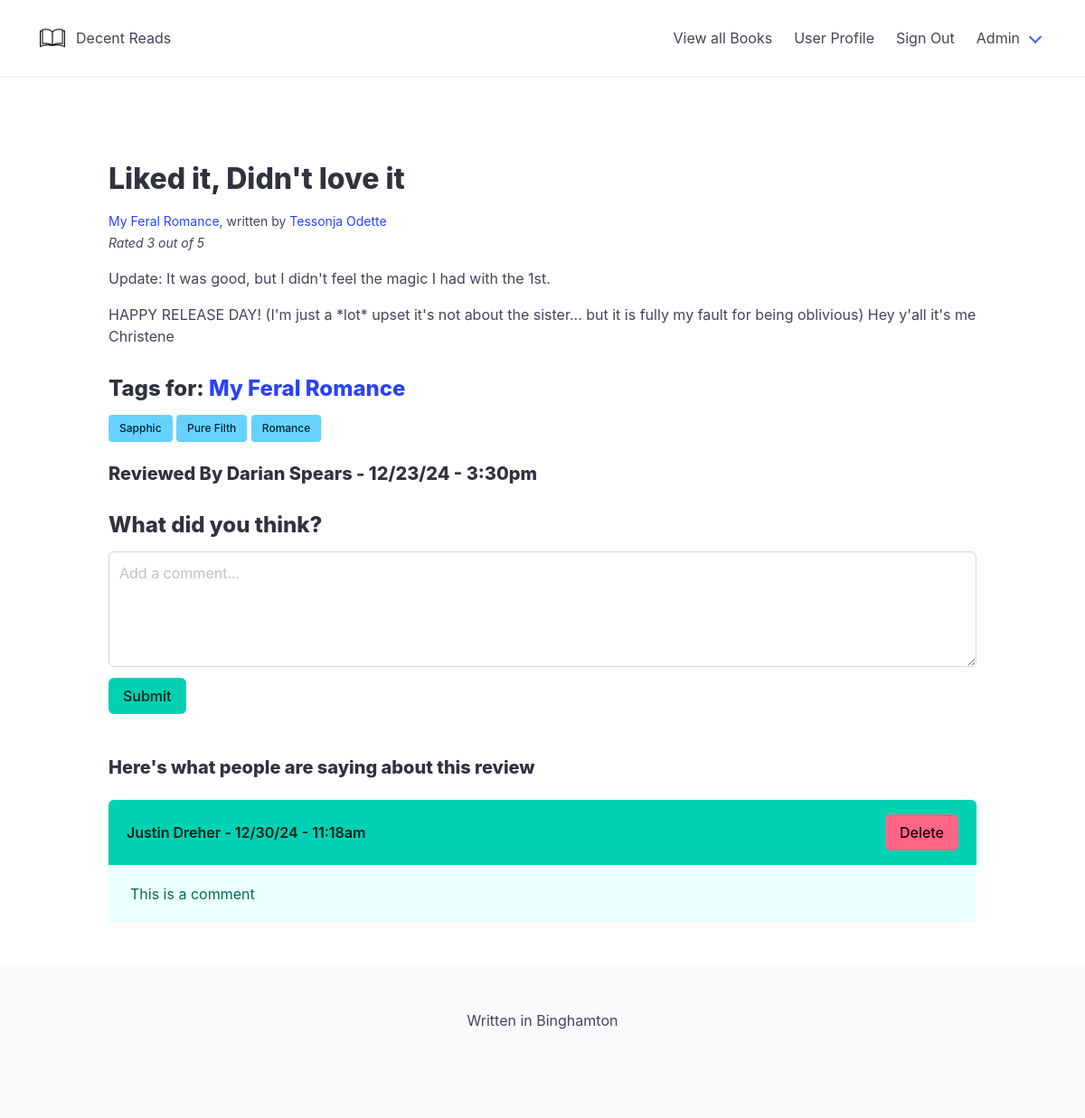
Screenshot of /views/view-post.php?book_review_id=2 (signed in) with the database file from the repository.
### tables this page shows
CREATE TABLE `book_reviews` (
  `book_review_id` int(11) NOT NULL,
  `book_review_created` datetime NOT NULL DEFAULT current_timestamp(),
  `book_review_user_id` int(50) NOT NULL,
  `book_review_score` decimal(10,0) NOT NULL,
  `book_id` int(11) NOT NULL,
  `book_review_title` varchar(100) NOT NULL,
  `book_review_content` varchar(4000) NOT NULL,
  `number_of_likes` int(11) DEFAULT NULL,
  `complete_or_dnf` varchar(20) NOT NULL
);

CREATE TABLE `books` (
  `book_id` int(11) NOT NULL,
  `book_title` varchar(50) NOT NULL,
  `brief_synops` varchar(4000) NOT NULL,
  `author_id` int(50) NOT NULL,
  `published_date` date DEFAULT NULL,
  `number_of_pages` int(11) NOT NULL,
  `avg_rating` decimal(10,0) DEFAULT NULL,
  `number_of_reviews` int(11) DEFAULT NULL,
  `number_of_ratings` int(11) DEFAULT NULL
);

CREATE TABLE `authors` (
  `author_id` int(11) NOT NULL,
  `author_name` varchar(50) NOT NULL,
  `about_the_author` varchar(4000) DEFAULT NULL,
  `author_handle` varchar(50) DEFAULT NULL,
  `author_birth_place` varchar(200) NOT NULL,
  `author_personal_site` varchar(500) NOT NULL
);

CREATE TABLE `books_tags` (
  `tag_rel_id` int(11) NOT NULL,
  `book_id` int(11) NOT NULL,
  `tag_id` int(11) NOT NULL
);

CREATE TABLE `tags` (
  `tag_id` int(11) NOT NULL,
  `tag_title` varchar(50) NOT NULL
);

CREATE TABLE `users` (
  `user_id` int(11) NOT NULL,
  `user_full_name` varchar(100) NOT NULL,
  `user_f_name` varchar(50) NOT NULL,
  `user_l_name` varchar(50) DEFAULT NULL,
  `user_pw` varchar(100) NOT NULL,
  `user_un` varchar(100) NOT NULL,
  `user_role` varchar(100) NOT NULL DEFAULT 'user',
  `preferred_pronoun` varchar(30) DEFAULT NULL,
  `user_bio` varchar(4000) DEFAULT NULL,
  `user_location` varchar(200) DEFAULT NULL
);

CREATE TABLE `comments` (
  `comment_id` int(11) NOT NULL,
  `post_id` int(11) NOT NULL,
  `comment_content` varchar(2000) NOT NULL,
  `author` varchar(50) NOT NULL,
  `created` datetime NOT NULL DEFAULT current_timestamp()
);

### controllers/view-post-controller.php (called while the page is built, shortened)
<?php
function getBookReviewByReviewId($book_review_id){
    global $pdo;
    $query = $pdo->prepare("
        SELECT
            *
        FROM
            book_reviews
        WHERE
            book_review_id = :book_review_id
    ");
    $result = $query->execute(
        array(
            'book_review_id' => $book_review_id
        )
    );
    if($result){
        $row = $query->fetch(PDO::FETCH_ASSOC);
        return $row;
    } else {
        return null;
    }
}
function getCommentsByReviewId($book_review_id){
    global $pdo;
    $query = $pdo->prepare("
        SELECT
            *
        FROM
            comments
        WHERE
            post_id = :book_review_id
        ORDER BY
            created DESC
    ");
    $result = $query->execute(
        array(
            'book_review_id' => $book_review_id
        )
    );
    if($result){
        $comments = $query->fetchAll(PDO::FETCH_ASSOC);
        return $comments;
    } else {
        return null;
    }
}
?>

### views/view-post.php (the view, shortened to what this page needs)
<?php
require_once("../common/common.php");
require_once("../common/dbconnect.php");
require_once('../controllers/view-post-controller.php');
if (isset($_SESSION['loggedin'])) {
    if (isset($_GET['book_review_id'])) {
        $book_review_id = $_GET['book_review_id'];
        if ($book_review_id) {
            $review = getBookReviewByReviewId($book_review_id);
            $comments = getCommentsByReviewId($book_review_id);
            if ($review) {
                $book_id = $review['book_id'];
                $tags = getAllTagsForBookByBookId($book_id);
            }
        }
    }
} else {
    header('location: login.php');
}
?>
<?php include('../includes/header.php'); ?>
<br /><br />
<br /><br />
<div class="content">
    <h1><?php echo $review['book_review_title']; ?></h1>
    <small><a href="<?php echo BASE_URL ?>views/view-book.php?book_id=<?php echo $review['book_id'] ?>"><?php echo getBookNameByBookId($review['book_id']) ?></a>, written by <a href="#"><?php echo getAuthorNameById(getAuthorByBookId($review['book_id'])) ?></a></small>
    <br />
    <small><i>Rated <?php echo $review['book_review_score'] ?> out of 5</i></small>
    <p><?php echo convertNewLinesToParagraphs($review['book_review_content']); ?></p>
    <h3>Tags for: <a href="<?php echo BASE_URL ?>views/view-book.php?book_id=<?php echo $review['book_id'] ?>"><?php echo getBookNameByBookId($review['book_id']) ?></a></h3>
    <?php foreach ($tags as $tag) : ?>
        <a href="<?php echo BASE_URL ?>views/view-books-by-tag.php?tag_id=<?php echo $tag['tag_id'] ?>" class="button is-info is-small"><?php echo getTagNameByTagId($tag['tag_id'])?></a>
    <?php endforeach; ?>
    <br /><br />
    <h4>Reviewed By <?php echo getUserNameByUserId($review['book_review_user_id']) ?> - <?php echo getDateForDatabase($review['book_review_created']); ?></h4>
    <h3>What did you think?</h3>
    <?php include 'comment-form.php' ?>
    <br /><br />
    <?php if ($comments) : ?>
        <h4>Here's what people are saying about <?php echo ($_SESSION['user_id'] == $review['book_review_user_id']) ? "your" : "this" ?> review</h4>
    <?php endif; ?>
</div>
<?php foreach ($comments as $comment) : ?>
    <article class="message is-primary">
        <div class="message-header">
            <p><?php echo getUserNameByUserId($comment['author']) ?> - <?php echo getDateForDatabase($comment['created']) ?></p>
            <?php if ($_SESSION['user_id'] == $comment['author']) : ?>
                <form action="" method="post">
                    <input type="submit" name="delete-comment[<?php echo $comment['comment_id'] ?>]" value="Delete" class="button is-danger">
                </form>
            <?php endif; ?>
        </div>
        <div class="message-body">
            <?php echo $comment['comment_content']; ?>
        </div>
    </article>
<?php endforeach; ?>
<?php include('../includes/footer.php'); ?>

### common/common.php (shortened to what this page needs)
<?php
function escapeHTML($html){
    return htmlspecialchars($html, ENT_HTML5, 'UTF-8');
}
function convertNewLinesToParagraphs($text){
    $escaped = escapeHTML($text);
    return '<p>' . str_replace("\n", "</p><p>", $escaped) . '</p>';
}
function getDateForDatabase(string $date): string
{
    $timestamp = strtotime($date);
    $date_formated = date('m/d/y - g:ia', $timestamp);
    return $date_formated;
}
function getUserNameByUserId($user_id){
    global $pdo;
    $query = $pdo->prepare("
        SELECT
            user_full_name
        FROM
            users
        WHERE
            user_id = :user_id
    ");
    $result = $query->execute(
        array(
            'user_id' => $user_id
        )
    );
    if($result){
        $user_name = $query->fetch(PDO::FETCH_ASSOC);
        return $user_name['user_full_name'];
    } else {
        return null;
    }
}
function getBookNameByBookId($id){
    global $pdo;
    $query = $pdo->prepare("
        SELECT
            *
        FROM
            books
        WHERE
            book_id = :book_id
    ");
    $result = $query->execute(
        array(
            'book_id' => $id
        )
    );
    if($result){
        $book = $query->fetch(PDO::FETCH_ASSOC);
        return $book['book_title'];
    } else {
        return null;
    }
}
function getAuthorNameById($author_id){
    global $pdo;
    $query = $pdo->prepare("
        SELECT
            *
        FROM
            authors
        WHERE
            author_id = :author_id
    ");
    $result = $query->execute(
        array(
            'author_id' => $author_id
        )
    );
    if($result){
        $author = $query->fetch(PDO::FETCH_ASSOC);
        return $author['author_name'];
    } else {
        return null;
    }
}
function getAuthorByBookId($book_id){
    global $pdo;
    $query = $pdo->prepare("
        SELECT
            *
        FROM
            books
        WHERE
            book_id = :book_id
    ");
    $result = $query->execute(
        array(
            'book_id' => $book_id
        )
    );
    if($result){
        $row = $query->fetch(PDO::FETCH_ASSOC);
        return $row['author_id'];
    } else {
        return null;
    }
}
function getTagNameByTagId($tag_id){
    global $pdo;
    $query = $pdo->prepare("
        SELECT
            *
        FROM
            tags
        WHERE
            tag_id = :tag_id
    ");
    $result = $query->execute(
        array(
            'tag_id' => $tag_id
        )
    );
    if($result){
        $tag = $query->fetch(PDO::FETCH_ASSOC);
        if($tag){
            return $tag['tag_title'];
        } else {
            return null;
        }
    } else {
        return null;
    }
}
function getAllTagsForBookByBookId($book_id){
    global $pdo;
    $query = $pdo->prepare("
        SELECT
            *
        FROM
            books_tags
        WHERE
            book_id = :book_id
    ");
    $result = $query->execute(
        array(
            'book_id' => $book_id
        )
    );
    if($result){
        $tags = $query->fetchAll(PDO::FETCH_ASSOC);
        return $tags;
    } else {
        return null;
    }
}

### rows the page displays
book_reviews: book_review_title "Liked it, Didn't love it", book.book_title "My Feral Romance", book.author_name "Tessonja Odette", book_review_score "3", book_review_content "Update: It was good, but I didn't feel the magic I had with the 1st. HAPPY RELEASE DAY! (I'm just a *lot* upset it's not about the sister... but it is fully my fault for being oblivious) Hey y'all it's me Christene", book_review_user.user_full_name "Darian Spears", book_review_created "12/23/24 - 3:30pm"
books_tags: tag.tag_title "Sapphic"
books_tags: tag.tag_title "Pure Filth"
books_tags: tag.tag_title "Romance"
comments: author.user_full_name "Justin Dreher", created "12/30/24 - 11:18am", comment_content "This is a comment"
